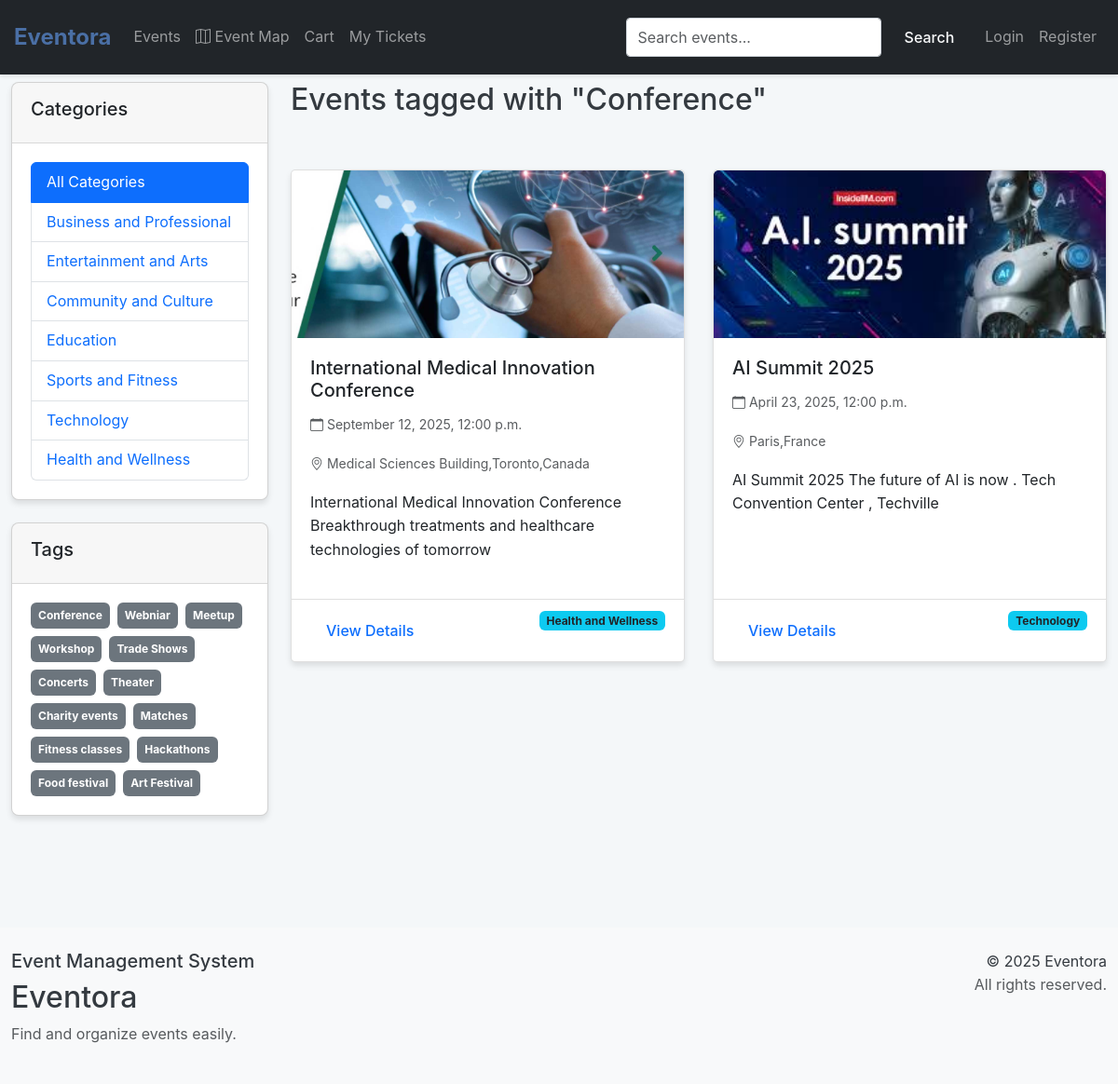
Page /tag/1/ on the committed database.
### events/models.py (models this page shows, shortened)
class Category(models.Model):
    name = models.CharField(max_length=100)
    description = models.TextField(blank=True)
    class Meta:
        verbose_name_plural = "Categories"

class Tag(models.Model):
    name = models.CharField(max_length=50, unique=True)

class Event(models.Model):
    title = models.CharField(max_length=200)
    description = models.TextField()
    date = models.DateTimeField()
    location = models.CharField(max_length=200)
    image = models.ImageField(upload_to='event_images/', blank=True, null=True)
    created_at = models.DateTimeField(auto_now_add=True)
    updated_at = models.DateTimeField(auto_now=True)
    organizer = models.ForeignKey(User, on_delete=models.CASCADE, related_name='events')
    category = models.ForeignKey(Category, on_delete=models.SET_NULL, null=True, related_name='events')
    tags = models.ManyToManyField(Tag, blank=True, related_name='events')
    price = models.DecimalField(max_digits=10, decimal_places=2, default=0.00)

### events/views.py (the view)
# urls.py: path('tag/<int:tag_id>/', views.event_by_tag, name='event_by_tag'),
def event_by_tag(request, tag_id):
    tag = get_object_or_404(Tag, id=tag_id)
    events = Event.objects.filter(tags=tag).order_by('-date')
    categories = Category.objects.all()
    tags = Tag.objects.all()
    return render(request, 'events/event_list.html', {
        'events': events,
        'categories': categories,
        'tags': tags,
        'current_tag': tag
    })

### events/context_processors.py (called while the page is built)
def common_data(request):
    return {
        'all_categories': Category.objects.all(),
        'all_tags': Tag.objects.all()[:15],
    }

### events/templates/events/event_list.html (shortened to what this page needs)
{% extends "events/base.html" %}
{% load static %}
{% block content %}
<div class="row">
    <div class="col-md-3 mb-4">
        <div class="card">
            <div class="card-header">
                <h5>Categories</h5>
            </div>
            <div class="card-body">
                <ul class="list-group">
                    <li class="list-group-item {% if not current_category %}active{% endif %}">
                        <a href="{% url 'event_list' %}" class="text-decoration-none {% if not current_category %}text-white{% endif %}">All Categories</a>
                    </li>
                    {% for category in categories %}
                    <li class="list-group-item {% if current_category.id == category.id %}active{% endif %}">
                        <a href="{% url 'event_by_category' category.id %}" class="text-decoration-none {% if current_category.id == category.id %}text-white{% endif %}">
                            {{ category.name }}
                        </a>
                    </li>
                    {% endfor %}
                </ul>
            </div>
        </div>
        <div class="card mt-4">
            <div class="card-header">
                <h5>Tags</h5>
            </div>
            <div class="card-body">
                <div class="d-flex flex-wrap gap-2">
                    {% for tag in tags %}
                    <a href="{% url 'event_by_tag' tag.id %}" class="text-decoration-none">
                        <span class="badge bg-secondary p-2">{{ tag.name }}</span>
                    </a>
                    {% endfor %}
                </div>
            </div>
        </div>
    </div>
    <div class="col-md-9">
        <div class="d-flex justify-content-between align-items-center mb-4">
            <h2>
                {% if current_category %}
                    Events in {{ current_category.name }}
                {% elif current_tag %}
                    Events tagged with "{{ current_tag.name }}"
                {% elif search_query %}
                    Search results for "{{ search_query }}"
                {% else %}
                    Upcoming Events
                {% endif %}
            </h2>
        </div>
        {% if events %}
        <div class="row row-cols-1 row-cols-md-2 row-cols-lg-3 g-4">
            {% for event in events %}
            <div class="col">
                <div class="card event-card h-100">
                    {% if event.image %}
                    <img src="{{ event.image.url }}" class="card-img-top" alt="{{ event.title }}">
                    {% else %}
                    <div class="bg-light text-center py-5">
                        <span class="text-muted">No Image</span>
                    </div>
                    {% endif %}
                    <div class="card-body">
                        <h5 class="card-title">{{ event.title }}</h5>
                        <p class="card-text text-muted">
                            <small>
                                <i class="bi bi-calendar"></i> {{ event.date|date:"F j, Y, g:i a" }}
                            </small>
                        </p>
                        <p class="card-text text-muted">
                            <small>
                                <i class="bi bi-geo-alt"></i> {{ event.location }}
                            </small>
                        </p>
                        <p class="card-text">{{ event.description|truncatewords:20 }}</p>
                    </div>
                    <div class="card-footer bg-transparent">
                        <a href="{% url 'event_detail' event.pk %}" class="btn btn-sm btn-outline-primary">View Details</a>
                        {% if event.category %}
                        <span class="badge bg-info text-dark float-end">{{ event.category.name }}</span>
                        {% endif %}
                    </div>
                </div>
            </div>
            {% endfor %}
        </div>
        {% else %}
        <div class="alert alert-info">
            No events found.
        </div>
        {% endif %}
    </div>
</div>
{% endblock %}

### events/static/events/css/styles.css (style rules this page uses)
.event-card { transition: transform 0.3s ease, box-shadow 0.3s ease; border: 1px solid rgba(0,0,0,.125); }
.event-card .card-img-top { height: 180px; object-fit: cover; }

### events/static/events/css/enchanced_styles.css (style rules this page uses)
* { margin: 0; padding: 0; box-sizing: border-box; }
:root { --primary: #4a6fa5; --primary-dark: #344e7a; --secondary: #6c757d; --success: #28a745; --danger: #dc3545; --warning: #ffc107; --info: #17a2b8; --light: #f8f9fa; --dark: #343a40; --white: #ffffff; --font-main: -apple-system, BlinkMacSystemFont, "Segoe UI", Roboto, Helvetica, Arial, sans-serif; }
body { font-family: var(--font-main); line-height: 1.6; color: var(--dark); background-color: #f4f7f9; }
.row { display: flex; flex-wrap: wrap; margin: 0 -15px; }
.col { flex: 1 0 0%; padding: 0 15px; }
.btn { display: inline-block; font-weight: 500; text-align: center; white-space: nowrap; vertical-align: middle; user-select: none; border: 1px solid transparent; padding: 0.5rem 1rem; font-size: 1rem; line-height: 1.5; border-radius: 0.25rem; transition: all 0.2s; cursor: pointer; }
.card { position: relative; display: flex; flex-direction: column; min-width: 0; word-wrap: break-word; background-color: var(--white); background-clip: border-box; border-radius: 0.5rem; box-shadow: 0 4px 6px rgba(0, 0, 0, 0.1); overflow: hidden; margin-bottom: 1.5rem; }
.card-header { padding: 1rem 1.25rem; background-color: rgba(0, 0, 0, 0.03); border-bottom: 1px solid rgba(0, 0, 0, 0.125); }
.card-body { flex: 1 1 auto; padding: 1.25rem; }
.card-title { margin-bottom: 0.75rem; font-size: 1.25rem; font-weight: 500; }
.card-text { margin-top: 0; margin-bottom: 1rem; }
.card-footer { padding: 0.75rem 1.25rem; background-color: rgba(0, 0, 0, 0.03); border-top: 1px solid rgba(0, 0, 0, 0.125); }
.mt-4 { margin-top: 1.5rem; }
.mb-4 { margin-bottom: 1.5rem; }
.d-flex { display: flex; }
.justify-content-between { justify-content: space-between; }
.align-items-center { align-items: center; }
.event-card { height: 100%; display: flex; flex-direction: column; width: 100%; margin-bottom: 20px; border-radius: 5px; overflow: hidden; box-shadow: 0 4px 6px rgba(0, 0, 0, 0.1); transition: transform 0.3s ease, box-shadow 0.3s ease; background-color: var(--white); }

### rows in the picture
Category: name "Business and Professional"
Category: name "Entertainment and Arts"
Category: name "Community and Culture"
Category: name "Education"
Category: name "Sports and Fitness"
Category: name "Technology"
Category: name "Health and Wellness"
Tag: name "Conference"
Tag: name "Webniar"
Tag: name "Meetup"
Tag: name "Workshop"
Tag: name "Trade Shows"
Tag: name "Concerts"
Tag: name "Theater"
Tag: name "Charity events"
Tag: name "Matches"
Tag: name "Fitness classes"
Tag: name "Hackathons"
Tag: name "Food festival"
Tag: name "Art Festival"
Event: image (picture), title "International Medical Innovation Conference", date "September 12, 2025, 12:00 p.m.", location "Medical Sciences Building,Toronto,Canada", description "International Medical Innovation Conference Breakthrough treatments and healthcare technologies of tomorrow", category.name "Health and Wellness"
Event: image (picture), title "AI Summit 2025", date "April 23, 2025, 12:00 p.m.", location "Paris,France", description "AI Summit 2025 The future of AI is now . Tech Convention Center , Techville", category.name "Technology"
